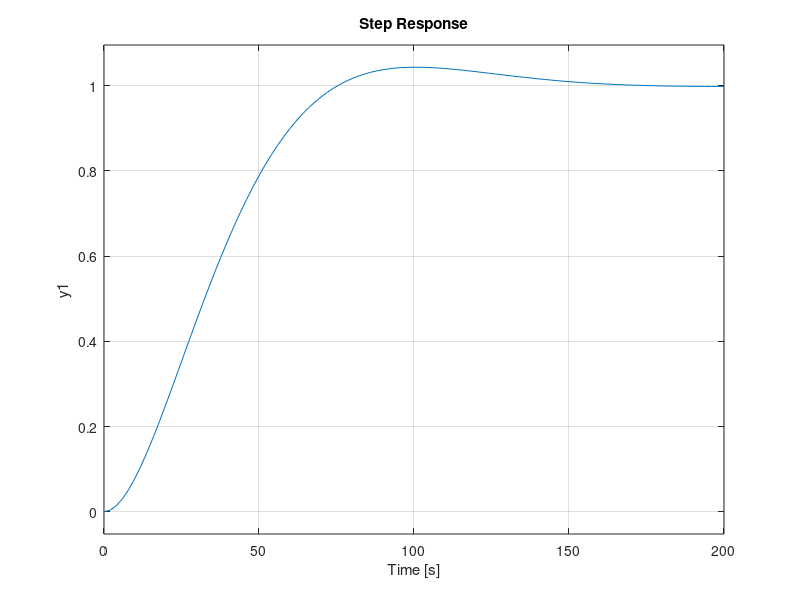

MATLAB code to generate this figure: (Note: this script raises an error after producing the figure.)
%%%%%% second order systems with pole pairs (-a+ai),(-a-ai)%%%%%%

%%% for a=1/32   %%%%%%
sys1=tf([1/512],[1 1/16 1/512])
figure(1)
step(sys1)
stepinfo(sys1)
title('step response of  pole pair for a=1/32')
figure(2)
impulse(sys1)
title('impulse response of  pole pair for a=1/32')


%%% for a=32   %%%%%%
sys2=tf([2048],[1 64 2048])
figure(3)
step(sys2)
stepinfo(sys2)
title('step response of  pole pair for a=32')
figure(4)
impulse(sys2)
title('impulse response of  pole pair for a=32')


%%% for a=160  %%%%%%
sys3=tf([51200],[1 320 51200])
figure(5)
step(sys3)
stepinfo(sys3)
title('step response of  pole pair for a=160')
figure(6)
impulse(sys3)
title('impulse response of  pole pair for a=160')
